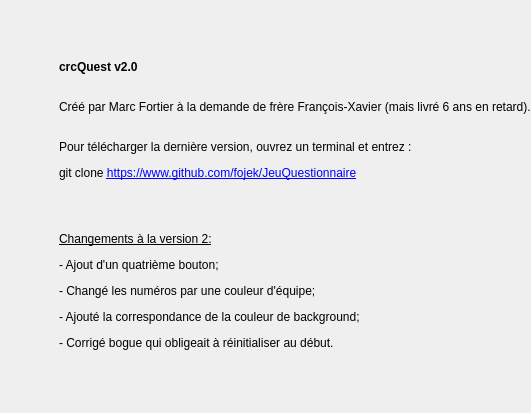
<?xml version="1.0" encoding="UTF-8"?>
<ui version="4.0">
 <class>About</class>
 <widget class="QDialog" name="About">
  <property name="geometry">
   <rect>
    <x>0</x>
    <y>0</y>
    <width>531</width>
    <height>413</height>
   </rect>
  </property>
  <property name="windowTitle">
   <string>À propos ...</string>
  </property>
  <widget class="QWidget" name="horizontalWidget" native="true">
   <property name="geometry">
    <rect>
     <x>0</x>
     <y>0</y>
     <width>531</width>
     <height>411</height>
    </rect>
   </property>
   <layout class="QHBoxLayout" name="horizontalLayout">
    <property name="sizeConstraint">
     <enum>QLayout::SetNoConstraint</enum>
    </property>
    <item>
     <widget class="QLabel" name="label_2">
      <property name="text">
       <string>&lt;html&gt;&lt;head/&gt;&lt;body&gt;&lt;p&gt;&lt;img src=&quot;:/fojek.jpg&quot;/&gt;&lt;/p&gt;&lt;/body&gt;&lt;/html&gt;</string>
      </property>
      <property name="textFormat">
       <enum>Qt::RichText</enum>
      </property>
      <property name="wordWrap">
       <bool>true</bool>
      </property>
     </widget>
    </item>
    <item>
     <widget class="QLabel" name="label">
      <property name="text">
       <string>&lt;html&gt;&lt;head/&gt;&lt;body&gt;&lt;p&gt;&lt;span style=&quot; font-weight:600;&quot;&gt;crcQuest v2.0&lt;/span&gt;&lt;br/&gt;&lt;/p&gt;&lt;p&gt;Créé par Marc Fortier à la demande de frère François-Xavier (mais livré 6 ans en retard). &lt;br/&gt;&lt;/p&gt;&lt;p&gt;Pour télécharger la dernière version, ouvrez un terminal et entrez :&lt;/p&gt;&lt;p&gt;git clone &lt;a href=&quot;https://www.github.com/fojek/JeuQuestionnaire&quot;&gt;&lt;span style=&quot; text-decoration: underline; color:#0000ff;&quot;&gt;https://www.github.com/fojek/JeuQuestionnaire&lt;/span&gt;&lt;/a&gt;&lt;/p&gt;&lt;p&gt;&lt;br/&gt;&lt;/p&gt;&lt;p&gt;&lt;span style=&quot; text-decoration: underline;&quot;&gt;Changements à la version 2:&lt;/span&gt;&lt;/p&gt;&lt;p&gt;- Ajout d'un quatrième bouton;&lt;/p&gt;&lt;p&gt;- Changé les numéros par une couleur d'équipe;&lt;/p&gt;&lt;p&gt;- Ajouté la correspondance de la couleur de background;&lt;/p&gt;&lt;p&gt;- Corrigé bogue qui obligeait à réinitialiser au début.&lt;/p&gt;&lt;/body&gt;&lt;/html&gt;</string>
      </property>
      <property name="textFormat">
       <enum>Qt::RichText</enum>
      </property>
      <property name="wordWrap">
       <bool>true</bool>
      </property>
     </widget>
    </item>
   </layout>
  </widget>
 </widget>
 <resources/>
 <connections/>
</ui>
